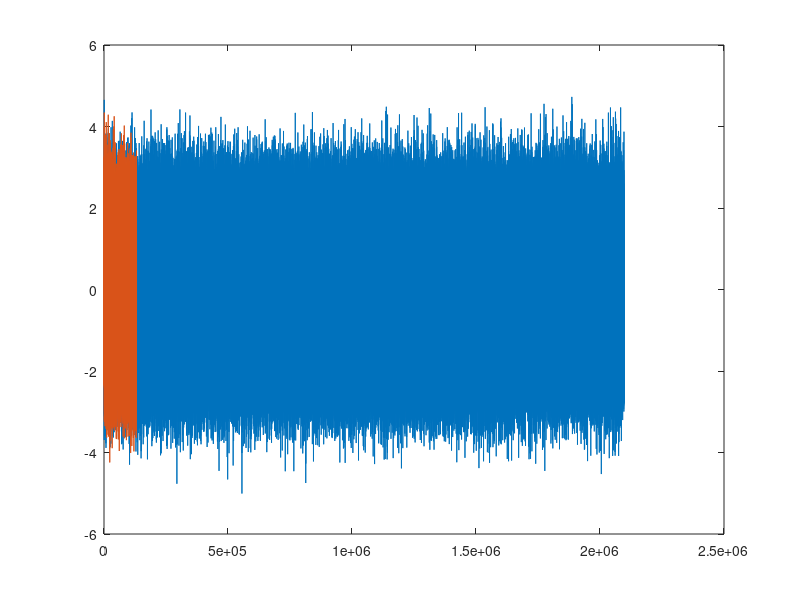

The MATLAB source for this figure: (Note: this script raises an error after producing the figure.)
Nx=2048*1024;
x=randn(1,Nx);

x(100)=1;
x(1200)=2;


Nh=1024*128;
h=randn(1,Nh);

h(200:250)=3;
h(600)=4;


plot(1:Nx,x,1:Nh,h)

%tic;yf=filter(h,1,x);toc
tic;yff=fftfilt(h,x);toc
tic;yfff=fffilt(h,x,2048);toc

%plot(1:Nx,x,1:Nh,h,1:length(yf),yf,1:length(yff),yff)


plot(yff(:)-yfff(:));